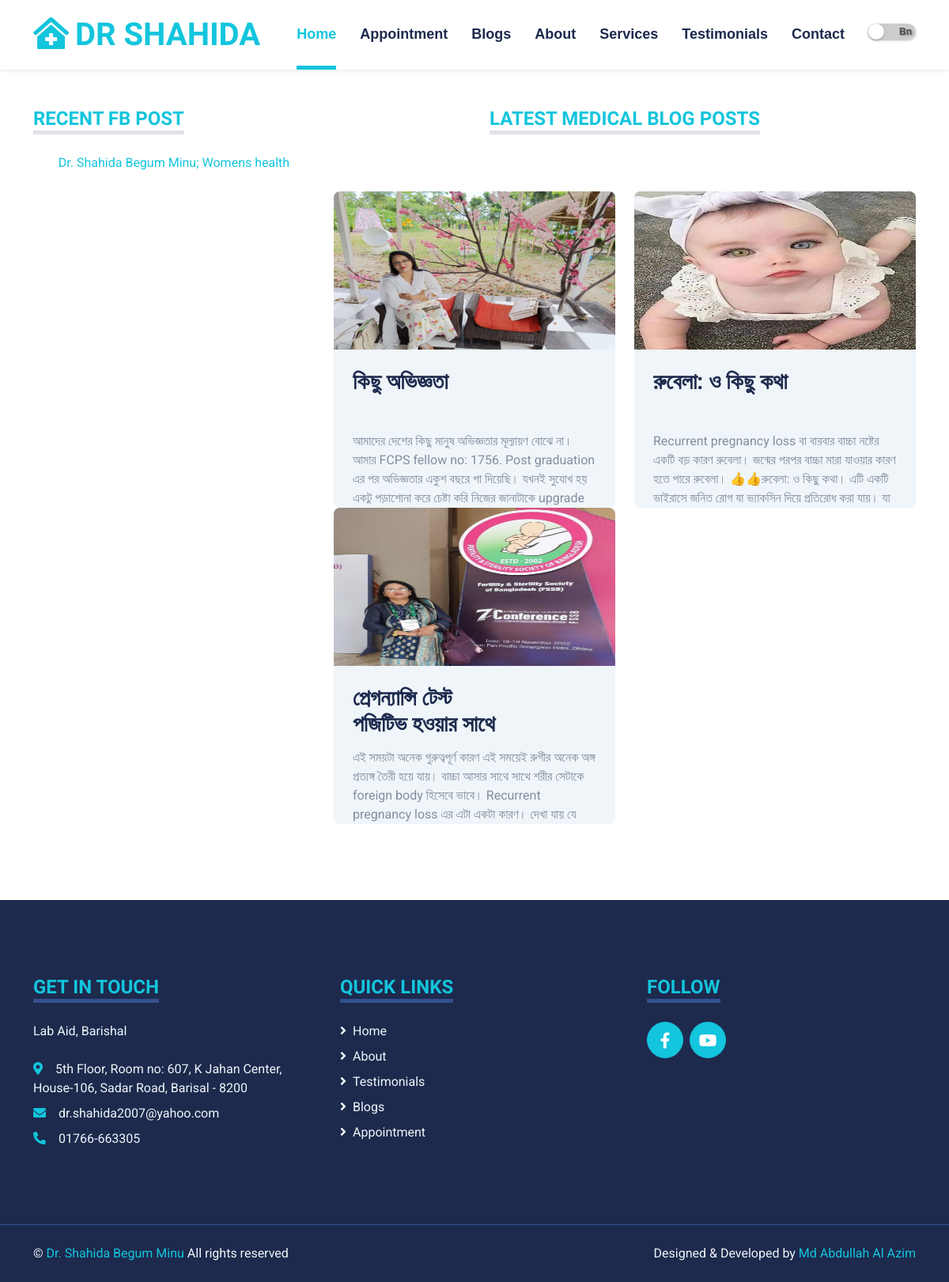
The page /blog/ on the database as committed earlier.
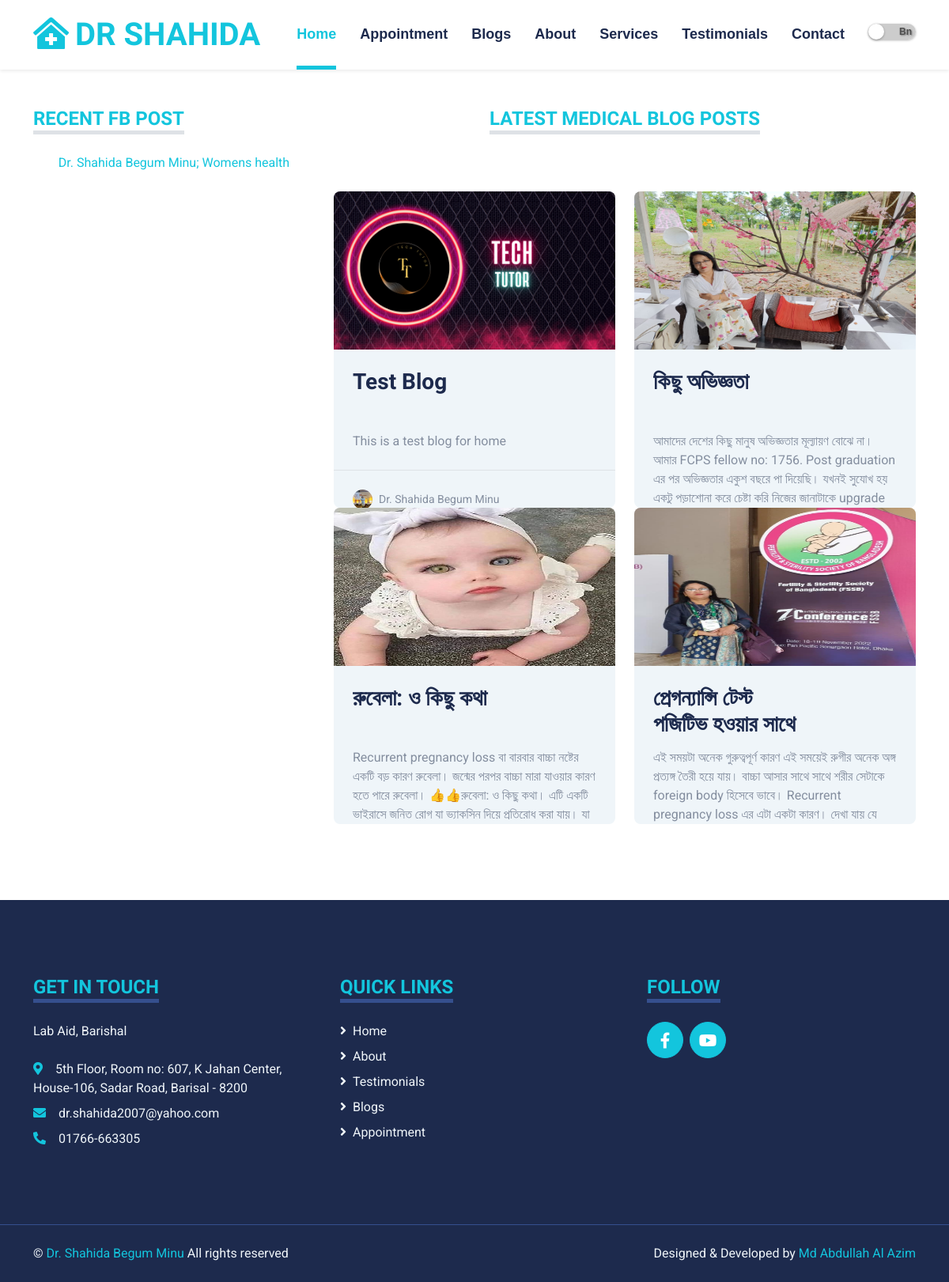
The same page on the database as committed later.
### dr_shahida/models.py (models this page shows, shortened)
class BlogPost(models.Model):
    title = models.CharField(max_length=200, unique=True)
    show_on_home = models.BooleanField(default=False)
    author = models.ForeignKey(User, on_delete= models.CASCADE,related_name='blog_posts')
    updated_on = models.DateTimeField(auto_now= True)
    img = models.ImageField(upload_to='featured_image')
    content = models.TextField()
    created_on = models.DateTimeField(auto_now_add=True)
    class Meta:
        ordering = ['-created_on']

### dr_shahida/views.py (the view)
# urls.py: 2. Add a URL to urlpatterns:  path('blog/', include('blog.urls'))
def blog(request):
    blog_posts = BlogPost.objects.all()
    ln = get_lang(request)
    context = {
        'blog_posts': blog_posts,
        'lang': my_dict[ln],
        'selected_lang': ln
    }
    return render(request, 'dr_shahida/blog.html', context=context)

### dr_shahida/views.py (called while the page is built)
def get_lang(request):
    if 'lang' in request.COOKIES:
        ln = request.COOKIES['lang']
        if ln in our_lang:
            pass
        else:
            return 'en'
    else:
        x = to_locale(get_language())
        x = x.split('_')[0]
        if x in our_lang:
            ln = x
        else:
            ln = 'en'
    return ln

### templates/dr_shahida/blog.html (shortened to what this page needs)
{% extends 'dr_shahida/base.html' %}
{% load i18n %}
{% load static %}
{% block content %}
    <div class="container-fluid py-5">
        <div class="container">
            <div class="row">
                <div class="col-xl-4 col-lg-4 col-md-12 col-sm-12">
                        <div class="mb-5">
                            <h4 class="d-inline-block text-primary text-uppercase border-bottom border-5 mb-4">{{lang.fb_page_title}}</h4>
                            <div class="text-center mx-auto mb-5" style="max-width: 500px;">
                                <div class="fb-page" data-href="https://www.facebook.com/Dr.ShahidaBegumMinu/" data-tabs="timeline" data-width="" data-height="1200" data-small-header="false" data-adapt-container-width="true" data-hide-cover="false" data-show-facepile="true"><blockquote cite="https://www.facebook.com/Dr.ShahidaBegumMinu/" class="fb-xfbml-parse-ignore"><a href="https://www.facebook.com/Dr.ShahidaBegumMinu/">Dr. Shahida Begum Minu; Womens health</a></blockquote></div>
                            </div>
                        </div>
                </div>
                <div class="col-xl-8 col-lg-8 col-md-12 col-sm-12">
                    <div class="text-center mx-auto mb-5" style="max-width: 500px;">
                        <h4 class="d-inline-block text-primary text-uppercase border-bottom border-5 mb-4">{{lang.blog_post_title}}</h4>
                    </div>
                    <div class="row">
                        {% for blog_post in blog_posts %}
                    <div class="col-xl-6 col-lg-6 col-md-12 col-sm-12">
                        <div class="bg-light rounded overflow-hidden">
                            <img class="img-fluid img-fluids w-100" src="{{ blog_post.img.url }}" alt="">
                        <div class="p-4">
                            <a class="h3 d-block mb-3" href="{% url 'blogdetailview' post_id=blog_post.id  %}">{{ blog_post.title }}</a>
                            <p class="m-0">{{ blog_post.content }}</p>
                        </div>
                        <div class="d-flex justify-content-between border-top p-4">
                            <div class="d-flex align-items-center">
                                <img class="rounded-circle me-2" src="{% static 'img/user.jpg' %}" width="25" height="25" alt="">
                                <small>{{ lang.doctor_name }}</small>
                            </div>
                        </div>
                    </div>
                </div>
            {% endfor %}
                    </div>
                </div>
            </div>
            </div>
    </div>
{% endblock %}
{% block footer %}
{% include 'dr_shahida/footer.html' %}
{% endblock %}

### templates/dr_shahida/base.html (shortened to what this page needs)
<!DOCTYPE html>
<html lang="en">
  {% load i18n %} {% load static %}
  <head>
    <link
      href="https://cdnjs.cloudflare.com/ajax/libs/font-awesome/5.15.0/css/all.min.css"
      rel="stylesheet"
    />
    <link
      href="https://cdn.jsdelivr.net/npm/bootstrap-icons@1.4.1/font/bootstrap-icons.css"
      rel="stylesheet"
    />
    <link
      href="{% static 'lib/owlcarousel/assets/owl.carousel.min.css' %}"
      rel="stylesheet"
    />
    <link
      href="{% static 'lib/tempusdominus/css/tempusdominus-bootstrap-4.min.css' %}"
      rel="stylesheet"
    />
    <link href="{% static 'css/bootstrap.min.css' %}" rel="stylesheet" />
    <link href="{% static 'css/style.css' %}" rel="stylesheet" />
  </head>
  <body>
    <div class="container-fluid sticky-top bg-white shadow-sm">
      <div class="container">
        <nav class="navbar navbar-expand-lg bg-white navbar-light py-3 py-lg-0">
          <a href="{% url 'index' %}" class="navbar-brand">
            <h1 class="m-0 text-uppercase text-primary">
              <i class="fa fa-clinic-medical me-2"></i>Dr Shahida
            </h1>
          </a>
          <div class="collapse navbar-collapse" id="navbarCollapse">
            <div class="navbar-nav ms-auto py-0">
              <a href="{% url 'index' %}" class="nav-item nav-link active"
                >{{lang.home}}</a
              >
              <a
                href="https://drshahidabegum.com/#appointment"
                class="nav-item nav-link"
                >{{lang.appointment}}</a
              >
              <a
                href="https://drshahidabegum.com/#blog"
                class="nav-item nav-link"
                >{{lang.blog}}</a
              >
              <a
                href="https://drshahidabegum.com/#about"
                class="nav-item nav-link"
                >{{lang.about}}</a
              >
              <a
                href="https://drshahidabegum.com/#services"
                class="nav-item nav-link"
                >{{lang.services}}</a
              >
              <a href="{% url 'testimonial' %}" class="nav-item nav-link"
                >{{lang.testimonials}}</a
              >
              <a href="{% url 'contact' %}" class="nav-item nav-link"
                >{{lang.contact}}</a
              >
              <div class="nav-item nav-link">
                {% if selected_lang == 'en' %}
                <label class="toggle">
                  <a href="{% url 'set_lang' 'bn' %}">
                    <span class="slider"></span>
                    <span class="labels" data-on="En" data-off="Bn"></span
                  ></a>
                </label>
                {% endif %}
              </div>
            </div>
          </div>
        </nav>
      </div>
    </div>
    {% block content %} {% endblock %} {% block footer %} {% endblock %}
  </body>
</html>

### templates/dr_shahida/footer.html (shortened to what this page needs)
{% load i18n %}
<div class="container-fluid bg-dark text-light mt-5 py-5">
  <div class="container py-5">
    <div class="row g-5">
      <div class="col-lg-4 col-md-6 col-sm-12">
        <h4
          class="d-inline-block text-primary text-uppercase border-bottom border-5 border-secondary mb-4"
        >
          {{lang.footer_title}}
        </h4>
        <p class="mb-4">{{lang.footer_tagline}}</p>
        <p class="mb-2">
          <i class="fa fa-map-marker-alt text-primary me-3"></i
          >{{lang.footer_address}}
        </p>
        <p class="mb-2">
          <i class="fa fa-envelope text-primary me-3"></i>{{lang.footer_email}}
        </p>
        <p class="mb-0">
          <i class="fa fa-phone-alt text-primary me-3"></i>{{lang.footer_phone}}
        </p>
      </div>
      <div class="col-lg-4 col-md-6 col-sm-12">
        <h4
          class="d-inline-block text-primary text-uppercase border-bottom border-5 border-secondary mb-4"
        >
          {{lang.footer_menu}}
        </h4>
        <div class="d-flex flex-column justify-content-start">
          <a class="text-light mb-2" href="{% url 'index' %}"
            ><i class="fa fa-angle-right me-2"></i>{{lang.home}}</a
          >
          <a class="text-light mb-2" href="https://drshahidabegum.com/#about"
            ><i class="fa fa-angle-right me-2"></i>{{lang.about}}</a
          >
          <a class="text-light mb-2" href="{% url 'testimonial' %}"
            ><i class="fa fa-angle-right me-2"></i>{{lang.testimonials}}</a
          >
          <a class="text-light mb-2" href="https://drshahidabegum.com/#blog"
            ><i class="fa fa-angle-right me-2"></i>{{lang.blog}}</a
          >
          <a class="text-light" href="https://drshahidabegum.com/#appointment"
            ><i class="fa fa-angle-right me-2"></i>{{lang.appointment}}</a
          >
        </div>
      </div>
      <div class="col-lg-4 col-md-6 col-sm-12">
        <h4
          class="d-inline-block text-primary text-uppercase border-bottom border-5 border-secondary mb-4"
        >
          {{lang.footer_follow}}
        </h4>
        <div class="d-flex">
          <a
            class="btn btn-lg btn-primary btn-lg-square rounded-circle me-2"
            href="https://www.facebook.com/Dr.ShahidaBegumMinu/"
            ><i class="fab fa-facebook-f"></i
          ></a>
          <a
            class="btn btn-lg btn-primary btn-lg-square rounded-circle"
            href="https://www.youtube.com/@onlineteachingofgynecology3449"
            ><i class="fab fa-youtube"></i
          ></a>
        </div>
      </div>
    </div>
  </div>
</div>
<div
  class="container-fluid bg-dark text-light border-top border-secondary py-4"
>
  <div class="container">
    <div class="row g-5">
      <div class="col-md-6 text-center text-md-start">
        <p class="mb-md-0">
          &copy;
          <a
            class="text-primary"
            href="https://www.facebook.com/Dr.ShahidaBegumMinu/"
            >{{lang.doctor_name}}</a
          >
          {{lang.footer_copy}}
        </p>
      </div>
      <div class="col-md-6 text-center text-md-end">
        <p class="mb-0">
          {{lang.developed}}<a
            class="text-primary"
            href="https://www.fiverr.com/azimugv"
            >{{lang.developed_by}}</a
          >
        </p>
      </div>
    </div>
  </div>
</div>

### static/css/style.css (style rules this page uses)
:root { --primary: #13C5DD; --secondary: #354F8E; --light: #EFF5F9; --dark: #1D2A4D; }
.btn { font-weight: 700; transition: .5s; }
.btn-primary { color: #FFFFFF; }
.btn-lg-square { width: 46px; height: 46px; }
.btn-square, .btn-sm-square, .btn-lg-square { padding-left: 0; padding-right: 0; text-align: center; }
.navbar-light .navbar-nav .nav-link { font-family: 'Jost', sans-serif; position: relative; margin-left: 30px; padding: 30px 0; font-size: 18px; font-weight: 700; color: var(--dark); outline: none; transition: .5s; }
.navbar-light .navbar-nav .nav-link:hover, .navbar-light .navbar-nav .nav-link.active { color: var(--primary); }
@media (min-width: 992px) { .navbar-light .navbar-nav .nav-link::before { position: absolute; content: ""; width: 0; height: 5px; bottom: 0; left: 50%; background: var(--primary); transition: .5s; } }
@media (min-width: 992px) { .navbar-light .navbar-nav .nav-link:hover::before, .navbar-light .navbar-nav .nav-link.active::before { width: 100%; left: 0; } }
.toggle { --width: 60px; --height: calc(var(--width) / 3); position: relative; display: inline-block; width: var(--width); height: var(--height); box-shadow: 0px 1px 3px rgba(0, 0, 0, 0.3); border-radius: var(--height); cursor: pointer; }
.toggle .slider { position: absolute; top: 0; left: 0; width: 100%; height: 100%; border-radius: var(--height); background-color: #ccc; transition: all 0.4s ease-in-out; }
.toggle .slider::before { content: ""; position: absolute; top: 0; left: 0; width: calc(var(--height)); height: calc(var(--height)); border-radius: calc(var(--height) / 2); background-color: #fff; box-shadow: 0px 1px 3px rgba(0, 0, 0, 0.3); transition: all 0.4s ease-in-out; }
.toggle .labels { position: absolute; top: 1px; left: 0; width: 100%; height: 100%; font-size: 12px; font-family: sans-serif; transition: all 0.4s ease-in-out; }
.toggle .labels::after { content: attr(data-off); position: absolute; right: 5px; color: #4d4d4d; opacity: 1; text-shadow: 1px 1px 2px rgba(0, 0, 0, 0.4); transition: all 0.4s ease-in-out; }
.toggle .labels::before { content: attr(data-on); position: absolute; left: 5px; color: #ffffff; opacity: 0; text-shadow: 1px 1px 2px rgba(255, 255, 255, 0.4); transition: all 0.4s ease-in-out; }
.bg-light.rounded.overflow-hidden { height: 400px; }
.img-fluids { height: 200px; }
a.h3.d-block.mb-3 { display: -webkit-box; -webkit-line-clamp: 3; -webkit-box-orient: vertical; max-width: 200px; overflow: hidden; text-overflow: ellipsis; height: 64px; }
.py-4 { padding-top: 1.5rem !important; padding-bottom: 1.5rem !important; padding: 10px; }

Rows that differ between the two databases and show on the page:
added BlogPost: img (picture), title "Test Blog", content "This is a test blog for home", doctor_name "Dr. Shahida Begum Minu"
